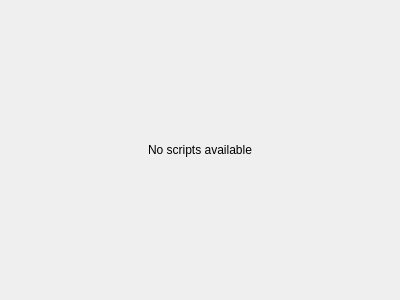
<?xml version="1.0" encoding="UTF-8"?>
<ui version="4.0">
 <class>CEditorCodeWidget</class>
 <widget class="QWidget" name="CEditorCodeWidget">
  <property name="geometry">
   <rect>
    <x>0</x>
    <y>0</y>
    <width>400</width>
    <height>300</height>
   </rect>
  </property>
  <property name="windowTitle">
   <string>Form</string>
  </property>
  <layout class="QGridLayout" name="gridLayout">
   <item row="2" column="0">
    <widget class="QStackedWidget" name="pStackedWidget">
     <property name="currentIndex">
      <number>0</number>
     </property>
     <widget class="QWidget" name="page">
      <layout class="QGridLayout" name="gridLayout_4">
       <property name="leftMargin">
        <number>0</number>
       </property>
       <property name="topMargin">
        <number>0</number>
       </property>
       <property name="rightMargin">
        <number>0</number>
       </property>
       <property name="bottomMargin">
        <number>0</number>
       </property>
       <item row="0" column="0">
        <widget class="QLabel" name="label">
         <property name="text">
          <string>No scripts available</string>
         </property>
         <property name="alignment">
          <set>Qt::AlignCenter</set>
         </property>
        </widget>
       </item>
      </layout>
     </widget>
     <widget class="QWidget" name="page_2">
      <layout class="QGridLayout" name="gridLayout_3">
       <property name="leftMargin">
        <number>0</number>
       </property>
       <property name="topMargin">
        <number>0</number>
       </property>
       <property name="rightMargin">
        <number>0</number>
       </property>
       <property name="bottomMargin">
        <number>0</number>
       </property>
       <property name="spacing">
        <number>6</number>
       </property>
       <item row="1" column="0">
        <widget class="QWidget" name="pSceneView" native="true">
         <property name="sizePolicy">
          <sizepolicy hsizetype="Preferred" vsizetype="Preferred">
           <horstretch>0</horstretch>
           <verstretch>2</verstretch>
          </sizepolicy>
         </property>
         <layout class="QGridLayout" name="gridLayout_2">
          <property name="leftMargin">
           <number>0</number>
          </property>
          <property name="topMargin">
           <number>0</number>
          </property>
          <property name="rightMargin">
           <number>0</number>
          </property>
          <property name="bottomMargin">
           <number>0</number>
          </property>
          <property name="spacing">
           <number>0</number>
          </property>
         </layout>
        </widget>
       </item>
       <item row="0" column="0">
        <widget class="QComboBox" name="pResourceComboBox"/>
       </item>
       <item row="2" column="0">
        <widget class="CCodeDisplayWidget" name="pCodeEditorView" native="true">
         <property name="sizePolicy">
          <sizepolicy hsizetype="Preferred" vsizetype="Preferred">
           <horstretch>0</horstretch>
           <verstretch>3</verstretch>
          </sizepolicy>
         </property>
        </widget>
       </item>
      </layout>
     </widget>
    </widget>
   </item>
  </layout>
 </widget>
 <customwidgets>
  <customwidget>
   <class>CCodeDisplayWidget</class>
   <extends>QWidget</extends>
   <header>Editor/Script/CodeDisplayWidget.h</header>
   <container>1</container>
  </customwidget>
 </customwidgets>
 <resources/>
 <connections/>
</ui>
